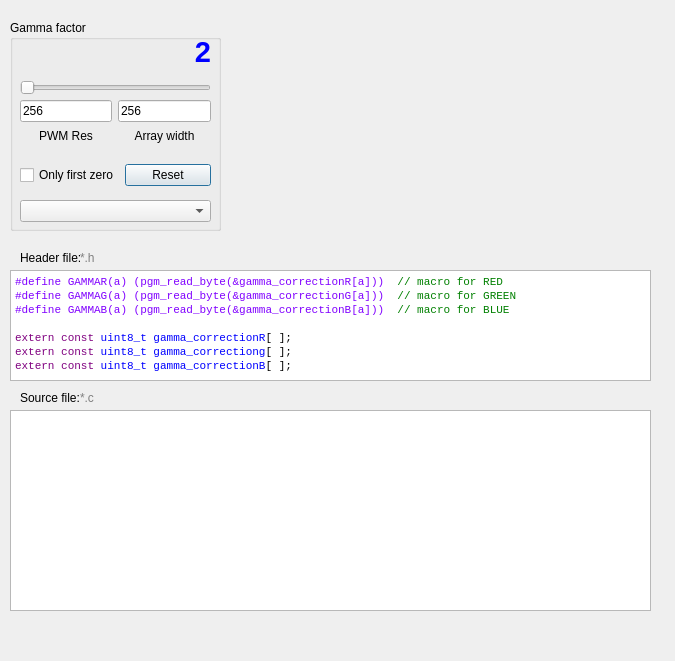
<?xml version="1.0" encoding="UTF-8"?>
<ui version="4.0">
 <class>Gamma_Corection</class>
 <widget class="QDialog" name="Gamma_Corection">
  <property name="geometry">
   <rect>
    <x>0</x>
    <y>0</y>
    <width>675</width>
    <height>661</height>
   </rect>
  </property>
  <property name="windowTitle">
   <string>Gamma Corection</string>
  </property>
  <widget class="QCustomPlot" name="Gamma_Chart" native="true">
   <property name="geometry">
    <rect>
     <x>240</x>
     <y>20</y>
     <width>411</width>
     <height>211</height>
    </rect>
   </property>
  </widget>
  <widget class="QGroupBox" name="groupBox">
   <property name="geometry">
    <rect>
     <x>10</x>
     <y>20</y>
     <width>211</width>
     <height>211</height>
    </rect>
   </property>
   <property name="title">
    <string>Gamma factor</string>
   </property>
   <widget class="QWidget" name="layoutWidget1">
    <property name="geometry">
     <rect>
      <x>10</x>
      <y>10</y>
      <width>191</width>
      <height>65</height>
     </rect>
    </property>
    <layout class="QVBoxLayout" name="verticalLayout_4">
     <item>
      <widget class="QLabel" name="GammaFactor_lbl">
       <property name="font">
        <font>
         <pointsize>22</pointsize>
         <weight>75</weight>
         <bold>true</bold>
        </font>
       </property>
       <property name="styleSheet">
        <string notr="true">color : blue;</string>
       </property>
       <property name="text">
        <string>2</string>
       </property>
       <property name="scaledContents">
        <bool>false</bool>
       </property>
       <property name="alignment">
        <set>Qt::AlignRight|Qt::AlignTrailing|Qt::AlignVCenter</set>
       </property>
      </widget>
     </item>
     <item>
      <widget class="QSlider" name="GammaSlider">
       <property name="orientation">
        <enum>Qt::Horizontal</enum>
       </property>
      </widget>
     </item>
    </layout>
   </widget>
   <widget class="QWidget" name="layoutWidget2">
    <property name="geometry">
     <rect>
      <x>10</x>
      <y>80</y>
      <width>191</width>
      <height>43</height>
     </rect>
    </property>
    <layout class="QHBoxLayout" name="horizontalLayout_2">
     <item>
      <layout class="QVBoxLayout" name="verticalLayout_6">
       <item>
        <widget class="QLineEdit" name="PWM_res">
         <property name="text">
          <string>256</string>
         </property>
         <property name="maxLength">
          <number>5</number>
         </property>
        </widget>
       </item>
       <item>
        <widget class="QLabel" name="PWM_res_lbl">
         <property name="text">
          <string>PWM Res</string>
         </property>
         <property name="alignment">
          <set>Qt::AlignCenter</set>
         </property>
        </widget>
       </item>
      </layout>
     </item>
     <item>
      <layout class="QVBoxLayout" name="verticalLayout_5">
       <item>
        <widget class="QLineEdit" name="Array_width">
         <property name="text">
          <string>256</string>
         </property>
         <property name="maxLength">
          <number>5</number>
         </property>
        </widget>
       </item>
       <item>
        <widget class="QLabel" name="Array_width_lbl">
         <property name="text">
          <string>Array width</string>
         </property>
         <property name="alignment">
          <set>Qt::AlignCenter</set>
         </property>
        </widget>
       </item>
      </layout>
     </item>
    </layout>
   </widget>
   <widget class="QWidget" name="layoutWidget3">
    <property name="geometry">
     <rect>
      <x>10</x>
      <y>140</y>
      <width>191</width>
      <height>31</height>
     </rect>
    </property>
    <layout class="QHBoxLayout" name="horizontalLayout">
     <item>
      <widget class="QCheckBox" name="First_zero">
       <property name="text">
        <string>Only first zero</string>
       </property>
      </widget>
     </item>
     <item>
      <widget class="QPushButton" name="Reset">
       <property name="text">
        <string>Reset</string>
       </property>
      </widget>
     </item>
    </layout>
   </widget>
   <widget class="QComboBox" name="Color_box">
    <property name="geometry">
     <rect>
      <x>10</x>
      <y>180</y>
      <width>191</width>
      <height>22</height>
     </rect>
    </property>
   </widget>
  </widget>
  <widget class="QWidget" name="layoutWidget4">
   <property name="geometry">
    <rect>
     <x>0</x>
     <y>0</y>
     <width>2</width>
     <height>2</height>
    </rect>
   </property>
   <layout class="QVBoxLayout" name="verticalLayout"/>
  </widget>
  <widget class="QWidget" name="layoutWidget5">
   <property name="geometry">
    <rect>
     <x>0</x>
     <y>0</y>
     <width>2</width>
     <height>2</height>
    </rect>
   </property>
   <layout class="QVBoxLayout" name="verticalLayout_2"/>
  </widget>
  <widget class="QWidget" name="layoutWidget6">
   <property name="geometry">
    <rect>
     <x>0</x>
     <y>0</y>
     <width>2</width>
     <height>2</height>
    </rect>
   </property>
   <layout class="QVBoxLayout" name="verticalLayout_3"/>
  </widget>
  <widget class="QTextEdit" name="Header_data">
   <property name="geometry">
    <rect>
     <x>10</x>
     <y>270</y>
     <width>641</width>
     <height>111</height>
    </rect>
   </property>
   <property name="font">
    <font>
     <family>Consolas</family>
    </font>
   </property>
   <property name="readOnly">
    <bool>true</bool>
   </property>
   <property name="html">
    <string>&lt;!DOCTYPE HTML PUBLIC &quot;-//W3C//DTD HTML 4.0//EN&quot; &quot;http://www.w3.org/TR/REC-html40/strict.dtd&quot;&gt;
&lt;html&gt;&lt;head&gt;&lt;meta name=&quot;qrichtext&quot; content=&quot;1&quot; /&gt;&lt;style type=&quot;text/css&quot;&gt;
p, li { white-space: pre-wrap; }
&lt;/style&gt;&lt;/head&gt;&lt;body style=&quot; font-family:'Consolas'; font-size:8.25pt; font-weight:400; font-style:normal;&quot;&gt;
&lt;p style=&quot; margin-top:0px; margin-bottom:0px; margin-left:0px; margin-right:0px; -qt-block-indent:0; text-indent:0px;&quot;&gt;&lt;span style=&quot; color:#8000ff;&quot;&gt;#define GAMMAR(a) (pgm_read_byte(&amp;amp;gamma_correctionR[a]))&lt;/span&gt; &lt;span style=&quot; color:#008000;&quot;&gt; // macro for RED&lt;/span&gt;&lt;/p&gt;
&lt;p style=&quot; margin-top:0px; margin-bottom:0px; margin-left:0px; margin-right:0px; -qt-block-indent:0; text-indent:0px;&quot;&gt;&lt;span style=&quot; color:#8000ff;&quot;&gt;#define GAMMAG(a) (pgm_read_byte(&amp;amp;gamma_correctionG[a]))&lt;/span&gt;&lt;span style=&quot; color:#008000;&quot;&gt;  // macro for GREEN&lt;/span&gt;&lt;/p&gt;
&lt;p style=&quot; margin-top:0px; margin-bottom:0px; margin-left:0px; margin-right:0px; -qt-block-indent:0; text-indent:0px;&quot;&gt;&lt;span style=&quot; color:#8000ff;&quot;&gt;#define GAMMAB(a) (pgm_read_byte(&amp;amp;gamma_correctionB[a]))&lt;/span&gt;&lt;span style=&quot; color:#008000;&quot;&gt;  // macro for BLUE&lt;/span&gt;&lt;/p&gt;
&lt;p style=&quot;-qt-paragraph-type:empty; margin-top:0px; margin-bottom:0px; margin-left:0px; margin-right:0px; -qt-block-indent:0; text-indent:0px;&quot;&gt;&lt;br /&gt;&lt;/p&gt;
&lt;p style=&quot; margin-top:0px; margin-bottom:0px; margin-left:0px; margin-right:0px; -qt-block-indent:0; text-indent:0px;&quot;&gt;&lt;span style=&quot; color:#800080;&quot;&gt;extern const&lt;/span&gt;&lt;span style=&quot; color:#0000ff;&quot;&gt; uint8_t gamma_correctionR&lt;/span&gt;&lt;span style=&quot; font-family:'MS Shell Dlg 2';&quot;&gt;[ ];&lt;/span&gt;&lt;/p&gt;
&lt;p style=&quot; margin-top:0px; margin-bottom:0px; margin-left:0px; margin-right:0px; -qt-block-indent:0; text-indent:0px;&quot;&gt;&lt;span style=&quot; color:#800080;&quot;&gt;extern const&lt;/span&gt;&lt;span style=&quot; color:#0000ff;&quot;&gt; uint8_t gamma_correctiong&lt;/span&gt;&lt;span style=&quot; font-family:'MS Shell Dlg 2';&quot;&gt;[ ];&lt;/span&gt;&lt;/p&gt;
&lt;p style=&quot; margin-top:0px; margin-bottom:0px; margin-left:0px; margin-right:0px; -qt-block-indent:0; text-indent:0px;&quot;&gt;&lt;span style=&quot; color:#800080;&quot;&gt;extern const&lt;/span&gt;&lt;span style=&quot; color:#0000ff;&quot;&gt; uint8_t gamma_correctionB&lt;/span&gt;&lt;span style=&quot; font-family:'MS Shell Dlg 2';&quot;&gt;[ ];&lt;/span&gt;&lt;/p&gt;&lt;/body&gt;&lt;/html&gt;</string>
   </property>
  </widget>
  <widget class="QLabel" name="label_3">
   <property name="geometry">
    <rect>
     <x>20</x>
     <y>250</y>
     <width>61</width>
     <height>16</height>
    </rect>
   </property>
   <property name="text">
    <string>Header file: </string>
   </property>
  </widget>
  <widget class="QLabel" name="label_4">
   <property name="geometry">
    <rect>
     <x>80</x>
     <y>250</y>
     <width>21</width>
     <height>16</height>
    </rect>
   </property>
   <property name="styleSheet">
    <string notr="true">color: gray;</string>
   </property>
   <property name="text">
    <string>*.h</string>
   </property>
  </widget>
  <widget class="QLabel" name="label_5">
   <property name="geometry">
    <rect>
     <x>20</x>
     <y>390</y>
     <width>61</width>
     <height>16</height>
    </rect>
   </property>
   <property name="text">
    <string>Source file:</string>
   </property>
  </widget>
  <widget class="QLabel" name="label_6">
   <property name="geometry">
    <rect>
     <x>80</x>
     <y>390</y>
     <width>21</width>
     <height>16</height>
    </rect>
   </property>
   <property name="styleSheet">
    <string notr="true">color: gray;</string>
   </property>
   <property name="text">
    <string>*.c</string>
   </property>
  </widget>
  <widget class="QTextEdit" name="Source_data">
   <property name="geometry">
    <rect>
     <x>10</x>
     <y>410</y>
     <width>641</width>
     <height>201</height>
    </rect>
   </property>
   <property name="font">
    <font>
     <family>Consolas</family>
    </font>
   </property>
   <property name="readOnly">
    <bool>true</bool>
   </property>
  </widget>
  <zorder>layoutWidget4</zorder>
  <zorder>layoutWidget5</zorder>
  <zorder>layoutWidget5</zorder>
  <zorder>groupBox</zorder>
  <zorder>Gamma_Chart</zorder>
  <zorder>Header_data</zorder>
  <zorder>label_3</zorder>
  <zorder>label_4</zorder>
  <zorder>label_5</zorder>
  <zorder>label_6</zorder>
  <zorder>Source_data</zorder>
 </widget>
 <customwidgets>
  <customwidget>
   <class>QCustomPlot</class>
   <extends>QWidget</extends>
   <header>qcustomplot.h</header>
   <container>1</container>
  </customwidget>
 </customwidgets>
 <resources/>
 <connections/>
</ui>
